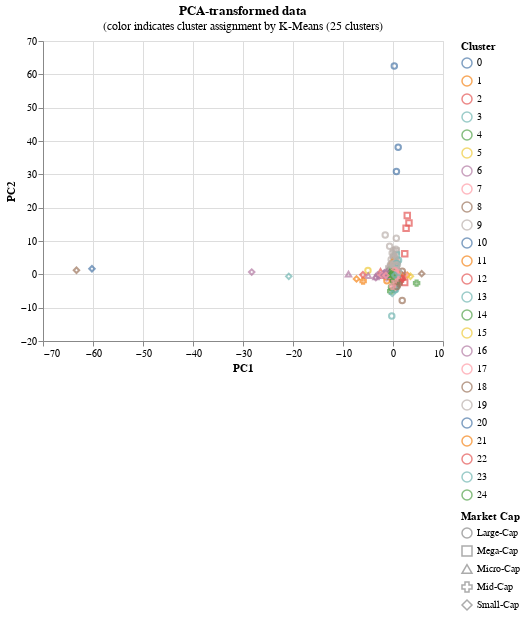

The code cell stored with this chart in its notebook:
### Code cell
# Plot PCA-transformed data along first two principal components
# Use cluster labels for color, Market Cap for shape
PCA_viz = alt.Chart(
    labelled_PCA_df,
    title=alt.Title(
        'PCA-transformed data',
        subtitle='(color indicates cluster assignment by K-Means (25 clusters)'
    )
).mark_point().encode(
    alt.X('PC1'),
    alt.Y('PC2'),
    color='Cluster:N',
    shape='Market Cap'
).properties(
    width=400,
    height=300
)

PCA_viz

### Figure 1 — Vega-Lite specification as saved in the notebook (floating-point values rounded to 4 significant figures; data arrays with more than 128 entries replaced by an {"elided": "..."} marker saying what was removed)
{"config": {"view": {"continuousWidth": 300, "continuousHeight": 300}}, "data": {"name": "data-1053995550003ce7eb416b09095bf5c4"}, "mark": {"type": "point"}, "encoding": {"color": {"field": "Cluster", "type": "nominal"}, "shape": {"field": "Market Cap", "type": "nominal"}, "x": {"field": "PC1", "type": "quantitative"}, "y": {"field": "PC2", "type": "quantitative"}}, "height": 300, "title": {"text": "PCA-transformed data", "subtitle": "(color indicates cluster assignment by K-Means (25 clusters)"}, "width": 400, "$schema": "https://vega.github.io/schema/vega-lite/v5.20.1.json", "datasets": {"data-1053995550003ce7eb416b09095bf5c4": {"elided": "1905 records"}}}
